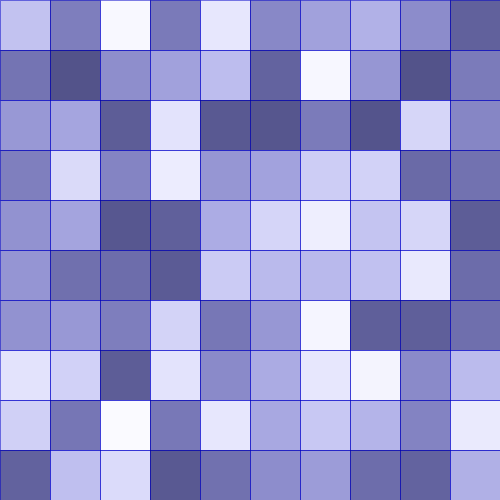
Frame 1 (no input)
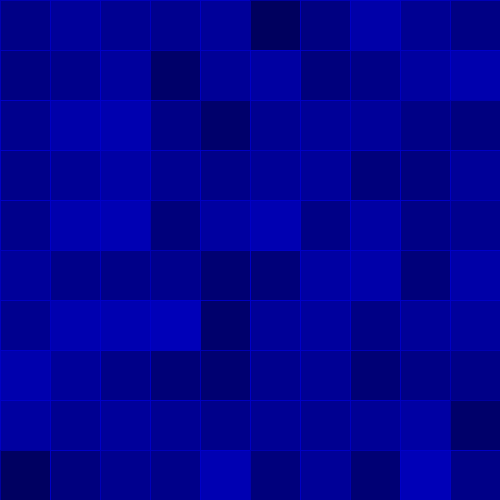
Frame 60 (the mouse pressed at the canvas centre just before this capture)
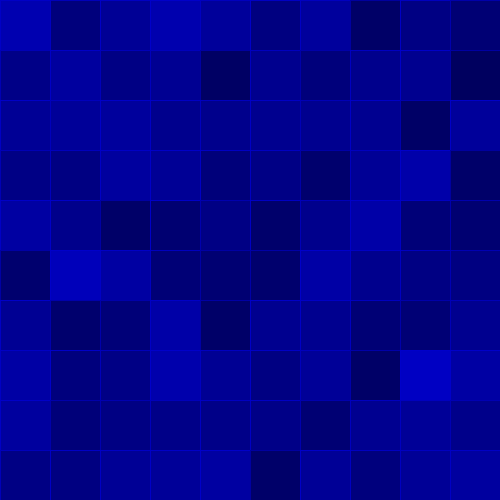
Frame 120 (the mouse held since frame 60 and released just before this capture)

The Processing sketch that drew these frames (run headless with seeded random() and noise(); from frame 60 on, the mouse is pressed at the canvas centre):

// Processing sketch: blueboard_setTime
// ── blueboard_setTime.pde
final int maxData=255; // Data range 
final int minData=0; 
final int scale = 50;// (500/50) x (500/50)  
final int dispSize = 500 ; 
int cols; //10
int rows; //10


void settings(){
  size(dispSize, dispSize); 
} 
void setup(){
  cols = floor(dispSize / scale); // assign value to cols, rows after it 
  rows = floor(dispSize / scale); // 16 x 16 width 50 length
  background(255);
}
void draw(){
  int start = millis();
  stroke(0,0,200); // a littbit of storke 
  strokeWeight(0.5);// I think its more fine(precise look) to me 
  setColor();
  int end = millis(); 
  println(end - start);
}
void setColor(){
   for(int i=0; i < rows; i++){ 
     for(int j=0; j< cols; j++){// get the data on each spot (random Number for now) 
       float val = random(80,256); 
      // val = map(val,0,255,10,180);
       float alph = map(val,0,255,255,0); // map the data color range(0-255)--blue
       fill(0,0,val,alph);// single scale = Blue 
       rect(j*scale,i*scale,scale,scale); // plot rect  
     }
   }
 }
